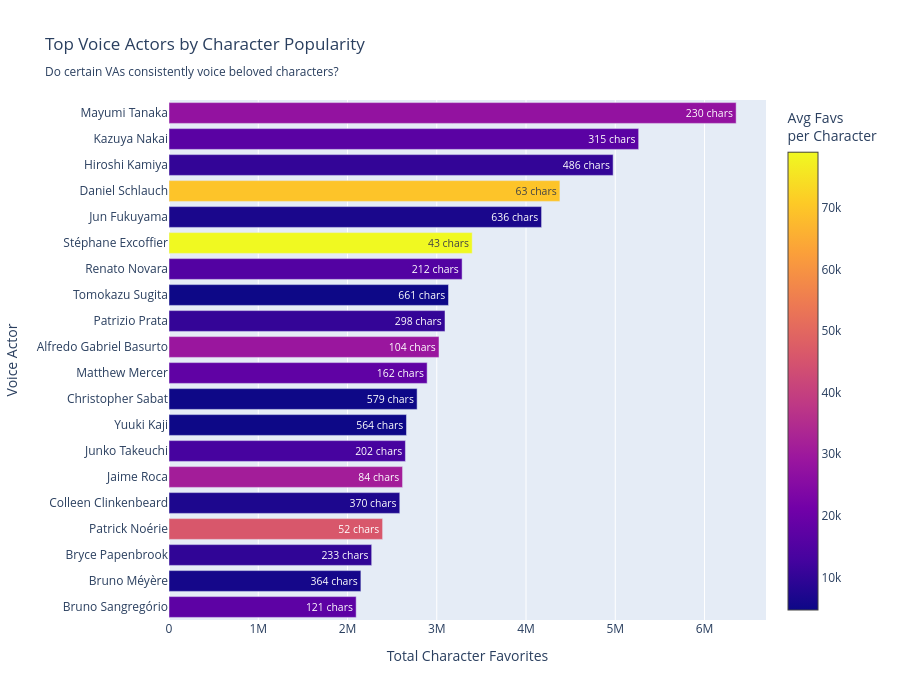

Notebook cell for this chart:
### Markdown cell above
**Reading the visualization:**

This reveals whether top VAs got there by voicing many characters, or by consistently landing iconic roles.

- **Bar length** = Total favorites across all characters voiced by that VA

- **Bar color** = Average favorites per character (darker = higher average)

- **Text inside bars** = Number of characters voiced

### Code cell
# Analyze voice actor impact on character popularity
fig = gu.voice_actor_character_popularity(top_n=20)
fig.show()

### Figure 1 — Plotly figure (JSON) as saved in the notebook; plotly's stock layout.template omitted (floating-point values rounded to 4 significant figures)
{"data": [{"hovertemplate": "<b>%{y}</b><br>Total Favorites: %{x:,}<br>Characters Voiced: %{text}<extra></extra>", "marker": {"color": [17330.0, 5907.0, 9747.0, 46020.0, 6989.0, 31150.0, 13110.0, 4718.0, 4801.0, 17850.0, 29090.0, 10380.0, 4738.0, 15490.0, 79010.0, 6564.0, 69520.0, 10240.0, 16710.0, 27630.0], "colorbar": {"title": {"text": "Avg Favs<br>per Character"}}, "colorscale": [[0, "#0d0887"], [0.1111, "#46039f"], [0.2222, "#7201a8"], [0.3333, "#9c179e"], [0.4444, "#bd3786"], [0.5556, "#d8576b"], [0.6667, "#ed7953"], [0.7778, "#fb9f3a"], [0.8889, "#fdca26"], [1, "#f0f921"]], "showscale": true}, "orientation": "h", "text": [121.0, 364.0, 233.0, 52.0, 370.0, 84.0, 202.0, 564.0, 579.0, 162.0, 104.0, 298.0, 661.0, 212.0, 43.0, 636.0, 63.0, 486.0, 315.0, 230.0], "textposition": "inside", "texttemplate": "%{text} chars", "type": "bar", "x": [2097000.0, 2150000.0, 2271000.0, 2393000.0, 2586000.0, 2617000.0, 2649000.0, 2661000.0, 2780000.0, 2892000.0, 3025000.0, 3092000.0, 3131000.0, 3284000.0, 3397000.0, 4174000.0, 4380000.0, 4976000.0, 5262000.0, 6354000.0], "y": ["Bruno Sangregório", "Bruno Méyère", "Bryce Papenbrook", "Patrick Noérie", "Colleen Clinkenbeard", "Jaime Roca", "Junko Takeuchi", "Yuuki Kaji", "Christopher Sabat", "Matthew Mercer", "Alfredo Gabriel Basurto", "Patrizio Prata", "Tomokazu Sugita", "Renato Novara", "Stéphane Excoffier", "Jun Fukuyama", "Daniel Schlauch", "Hiroshi Kamiya", "Kazuya Nakai", "Mayumi Tanaka"]}], "layout": {"height": 700, "hovermode": "closest", "showlegend": false, "title": {"text": "Top Voice Actors by Character Popularity<br><sub>Do certain VAs consistently voice beloved characters?</sub>"}, "xaxis": {"title": {"text": "Total Character Favorites"}}, "yaxis": {"title": {"text": "Voice Actor"}}}}
